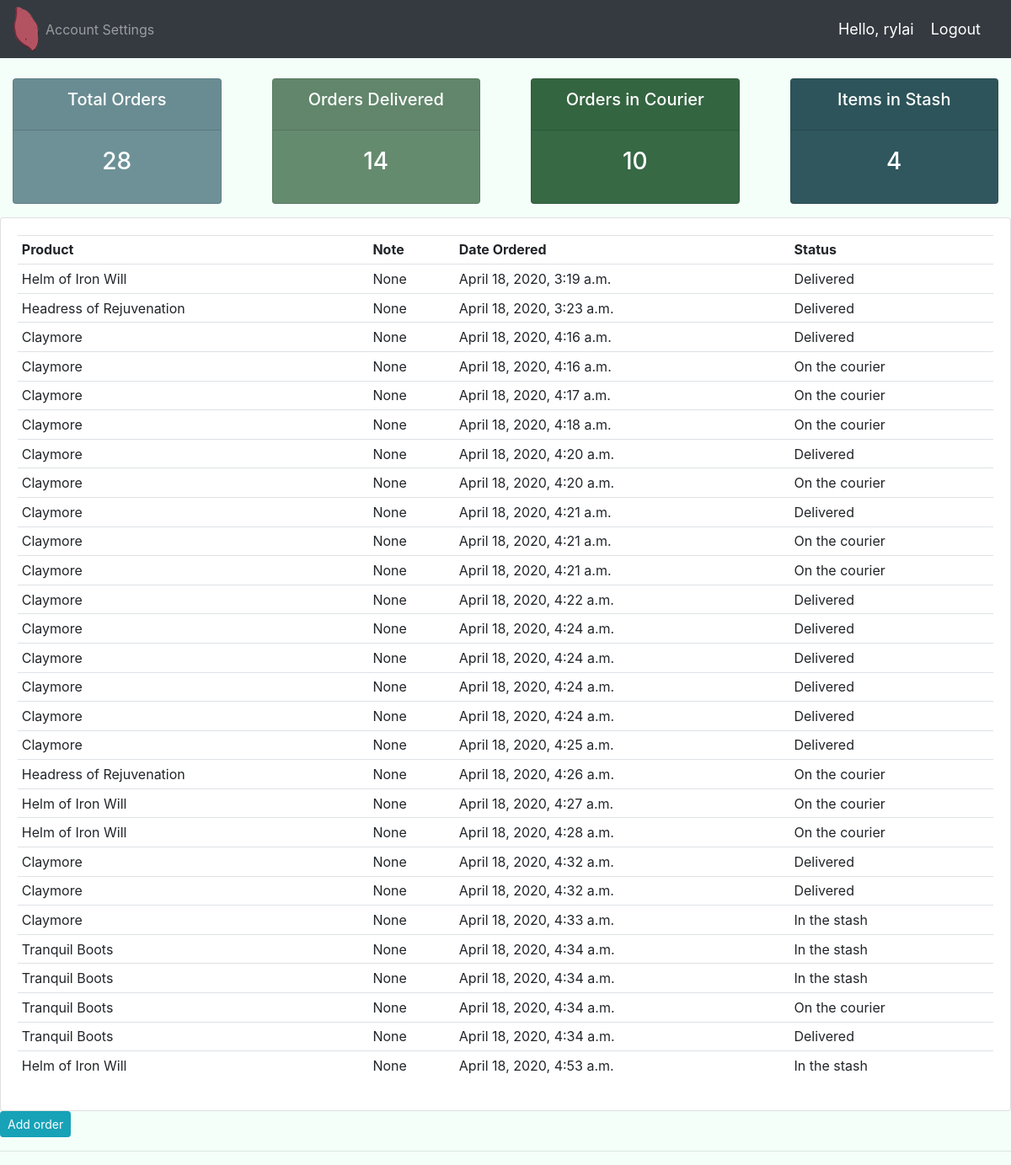
/user/3/ (signed in), run on the app's committed database.
### accounts/models.py (models this page shows, shortened)
class Order(models.Model):
    STATUS = (
        ('In the stash', 'In the stash'),
        ('On the courier', 'On the courier'),
        ('Delivered', 'Delivered'),
    )
    customer = models.ForeignKey(Customer, null=True, on_delete=models.SET_NULL)
    product = models.ForeignKey(Product, null=True, on_delete=models.SET_NULL)
    date_created = models.DateTimeField(auto_now_add=True)
    status = models.CharField(default="In the stash", max_length=200, null=True, choices=STATUS)
    note = models.CharField(max_length=200, null=True, blank=True)

class Product(models.Model):
    CATEGORY = (
        ('Core Item', 'Core Item'),
        ('Support Item', 'Support Item'),
    )
    name = models.CharField(max_length=200, null=True)
    price = models.FloatField(null=True)
    category = models.CharField(max_length=200, null=True, choices=CATEGORY)
    description = models.CharField(max_length=200, null=True, blank=True)
    date_created = models.DateTimeField(auto_now_add=True)
    tags = models.ManyToManyField(Tag)
    def __str__(self):
        return self.name

### accounts/decorators.py (the view)
        def wrapper_func(request, *args, **kwargs):
            group = None
            if request.user.groups.exists():
                group = request.user.groups.all()[0].name
            if group in allowed_roles:
                return view_func(request, *args, **kwargs)
            else:
                return HttpResponse('Unauthorized access')

### accounts/views.py (called while the page is built)
@login_required(login_url='login')
@allowed_users(allowed_roles=['customer'])
def user_page(request, pk):
	customer = Customer.objects.get(id=pk)
	orders = request.user.customer.order_set.all()
	total_orders = orders.count()
	delivered = orders.filter(status='Delivered').count()
	stash = orders.filter(status='In the stash').count()
	on_cour = orders.filter(status='On the courier').count()
	context = {'customer':customer, 'orders':orders,'total_orders':total_orders,'delivered':delivered, 'stash':stash, 'on_cour':on_cour}
	return render(request, 'accounts/user.html', context)

### accounts/templates/accounts/user.html (shortened to what this page needs)
{% extends 'accounts/base.html' %}
{% block content %}
{% include 'accounts/status.html' %}
<div class="row">
    <div class="col-md">
        <div class="card card-body">
            <table class="table table-sm">
                <tr>
                    <th>Product</th>
                    <th>Note</th>
                    <th>Date Ordered</th>
                    <th>Status</th>
                </tr>
                {% for order in orders %}
                <tr>
                    <td>{{order.product}}</td>
                    <td>{{order.note}}</td>
                    <td>{{order.date_created}}</td>
                    <td>{{order.status}}</td>
                </tr>
                {% endfor %}
            </table>
        </div>
        <a href="{% url 'customer_create_order' customer.id %}" class="btn btn-sm btn-info">Add order</a>
    </div>
    </div>
{% endblock %}

### accounts/templates/accounts/navbar.html (shortened to what this page needs)
{% load static %}
<nav class="navbar navbar-expand-lg navbar-dark bg-dark">
    <img src="{% static 'images/logo.png' %}" alt="">
    <div class="collapse navbar-collapse" id="navbarNav">
      <ul class="navbar-nav">
        {% if request.user.is_staff %}
        <li class="nav-item active">
          <a class="nav-link" href="{% url 'home' %}">Dashboard</a>
        </li>
        <li class="nav-item">
          <a class="nav-link" href="{% url 'products' %}">Products</a>
        </li>
        <li class="nav-item">
          <a class="nav-link" href="{% url 'view_order_report' %}">View Report</a>
        </li>
        <li class="nav-item">
          <a class="nav-link" href="{% url 'print_order_report' %}">Print Report</a>
        </li>
        {% else %}
        <li class="nav-item">
          <a href="{% url 'account' customer.id %}" class="nav-link">Account Settings</a>
        </li>
        {% endif %}
      </ul>
    </div>
    <span class="hello-msg">Hello, {{request.user}}</span>
    <span><a class="hello-msg" href="{% url 'logout' %}">Logout</a></span>
  </nav>

### static/css/main.css (style rules this page uses)
body { background-color: #F5FFFA; }

### accounts/templates/accounts/navbar.html (style rules this page uses)
.hello-msg { font-size: 18px; color: #fff; margin-right: 20px; }

### data on the page
Order: product "Helm of Iron Will", note "None", date_created "April 18, 2020, 3:19 a.m.", status "Delivered"
Order: product "Headress of Rejuvenation", note "None", date_created "April 18, 2020, 3:23 a.m.", status "Delivered"
Order: product "Claymore", note "None", date_created "April 18, 2020, 4:16 a.m.", status "Delivered"
Order: product "Claymore", note "None", date_created "April 18, 2020, 4:16 a.m.", status "On the courier"
Order: product "Claymore", note "None", date_created "April 18, 2020, 4:17 a.m.", status "On the courier"
Order: product "Claymore", note "None", date_created "April 18, 2020, 4:18 a.m.", status "On the courier"
Order: product "Claymore", note "None", date_created "April 18, 2020, 4:20 a.m.", status "Delivered"
Order: product "Claymore", note "None", date_created "April 18, 2020, 4:20 a.m.", status "On the courier"
Order: product "Claymore", note "None", date_created "April 18, 2020, 4:21 a.m.", status "Delivered"
Order: product "Claymore", note "None", date_created "April 18, 2020, 4:21 a.m.", status "On the courier"
Order: product "Claymore", note "None", date_created "April 18, 2020, 4:21 a.m.", status "On the courier"
Order: product "Claymore", note "None", date_created "April 18, 2020, 4:22 a.m.", status "Delivered"
Order: product "Claymore", note "None", date_created "April 18, 2020, 4:24 a.m.", status "Delivered"
Order: product "Claymore", note "None", date_created "April 18, 2020, 4:24 a.m.", status "Delivered"
Order: product "Claymore", note "None", date_created "April 18, 2020, 4:24 a.m.", status "Delivered"
Order: product "Claymore", note "None", date_created "April 18, 2020, 4:24 a.m.", status "Delivered"
Order: product "Claymore", note "None", date_created "April 18, 2020, 4:25 a.m.", status "Delivered"
Order: product "Headress of Rejuvenation", note "None", date_created "April 18, 2020, 4:26 a.m.", status "On the courier"
Order: product "Helm of Iron Will", note "None", date_created "April 18, 2020, 4:27 a.m.", status "On the courier"
Order: product "Helm of Iron Will", note "None", date_created "April 18, 2020, 4:28 a.m.", status "On the courier"
Order: product "Claymore", note "None", date_created "April 18, 2020, 4:32 a.m.", status "Delivered"
Order: product "Claymore", note "None", date_created "April 18, 2020, 4:32 a.m.", status "Delivered"
Order: product "Claymore", note "None", date_created "April 18, 2020, 4:33 a.m.", status "In the stash"
Order: product "Tranquil Boots", note "None", date_created "April 18, 2020, 4:34 a.m.", status "In the stash"
Order: product "Tranquil Boots", note "None", date_created "April 18, 2020, 4:34 a.m.", status "In the stash"
Order: product "Tranquil Boots", note "None", date_created "April 18, 2020, 4:34 a.m.", status "On the courier"
Order: product "Tranquil Boots", note "None", date_created "April 18, 2020, 4:34 a.m.", status "Delivered"
Order: product "Helm of Iron Will", note "None", date_created "April 18, 2020, 4:53 a.m.", status "In the stash"

### other printed values
{{ request.user }} "rylai"
{{ total_orders }} "28"
{{ delivered }} "14"
{{ on_cour }} "10"
{{ stash }} "4"
